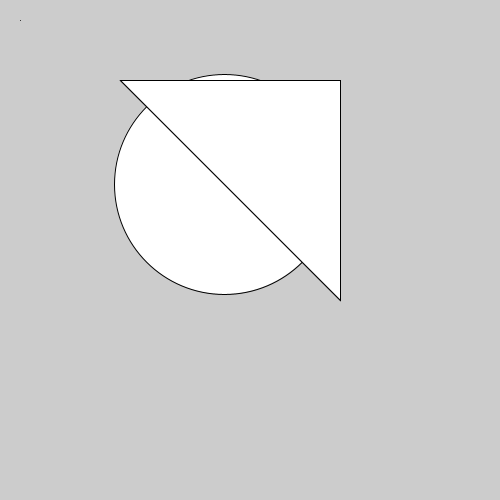
Frame 1 (no input)
Frame 60 (the mouse pressed at the canvas centre just before this capture): identical to frame 1, image omitted
Frame 120 (the mouse held since frame 60 and released just before this capture): identical to frame 1, image omitted

The Processing sketch that drew this single still picture (run headless with seeded random() and noise(); from frame 60 on, the mouse is pressed at the canvas centre):

// Processing sketch: sketch_01_introduccion
// ── sketch_01_introduccion.pde
void setup() {  
  size(500, 500);
  frameRate(30);
}
 
void draw() {  
  background(204);
  point(20, 20);
  circle(224, 184, 220);
  line(120, 80, 340, 300);
  
  beginShape();
    vertex(120, 80);
    vertex(340, 80);
    vertex(340, 300);
  endShape(CLOSE);
  PVector v = new PVector(10, 10);
  println(v);
}
